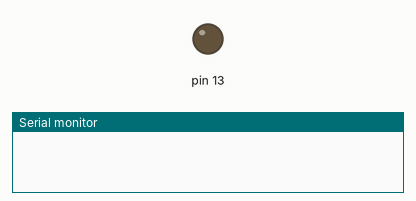
Simulated run of this sketch. Board: Arduino Uno, built with avr-gcc and run on an emulated ATmega328P. Parts: output pins drawn as LEDs (lit = HIGH), the last lines printed to the serial monitor.

Above: at 0.3 s.
At 4.6 s:
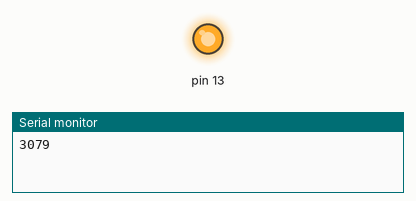
Timing chart, 0 to 7.1 s (numbered marks = the images above):
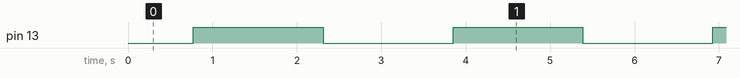

The sketch:

exercise_3.ino
```cpp
void setup() {
  // put your setup code here, to run once:
  pinMode(13, OUTPUT);
  Serial.begin(9600);
}

void loop() {
  // put your main code here, to run repeatedly:
  unsigned long start = millis();

  int i;
  for (i = 0; i < 256; i++) {
     analogWrite(13, i);
     delay(6);
  }

  for (i = 255; i >=0; i--) {
    analogWrite(13, i);
    delay(6);
  }

  Serial.print(millis() - start); // 3080ms ~3s

}
```

Measured:
- by itself, pin 13: alternates HIGH for 1.5 s and LOW for 1.5 s
